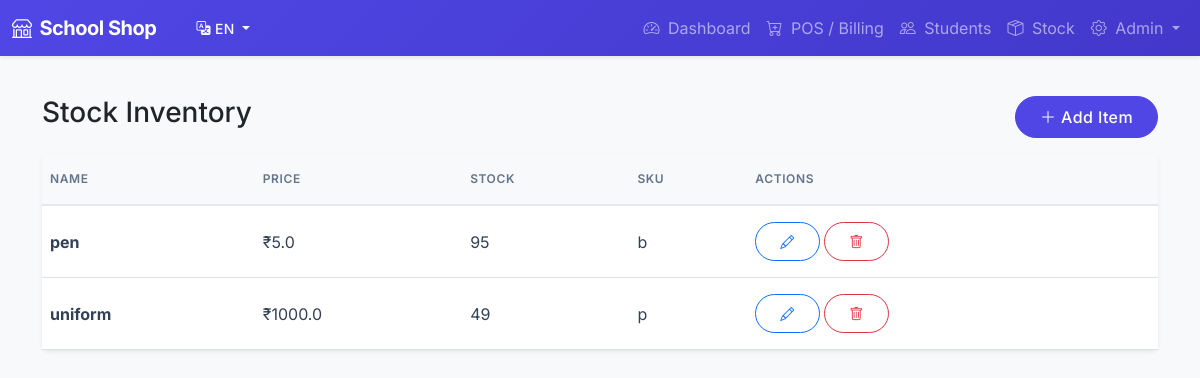
The page /stock/ (signed in) on the database its author committed.
### app/models.py (models this page shows)
class Item(db.Model):
    __tablename__ = 'items'
    id = db.Column(db.Integer, primary_key=True)
    name = db.Column(db.String(100), nullable=False)
    sku = db.Column(db.String(50), unique=True)
    price = db.Column(db.Float, nullable=False)
    stock_quantity = db.Column(db.Integer, default=0)
    low_stock_threshold = db.Column(db.Integer, default=10)
    created_at = db.Column(db.DateTime, default=datetime.utcnow)

### app/routes/stock.py (the view)
@stock_bp.route('/')
@admin_required
def list_stock():
    items = Item.query.all()
    return render_template('stock/list.html', items=items)

### app/models.py (called while the page is built)
@login_manager.user_loader
def load_user(user_id):
    user_type = session.get('user_type')
    if user_type == 'student':
        return Student.query.get(int(user_id))
    elif user_type == 'admin':
        return User.query.get(int(user_id))
    return None

### app/templates/stock/list.html (shortened to what this page needs)
{% extends "base.html" %}
{% block content %}
<div class="d-flex justify-content-between align-items-center mb-3">
    <h3>Stock Inventory</h3>
    <button class="btn btn-primary" data-bs-toggle="modal" data-bs-target="#addItemModal"><i class="bi bi-plus-lg"></i>
        Add Item</button>
</div>
<div class="card border-0 shadow-sm">
    <div class="card-body p-0">
        <div class="table-responsive">
            <table class="table table-hover align-middle mb-0">
                <thead class="table-light">
                    <tr>
                        <th>Name</th>
                        <th>Price</th>
                        <th>Stock</th>
                        <th>SKU</th>
                        <th>Actions</th>
                    </tr>
                </thead>
                <tbody>
                    {% for item in items %}
                    <tr class="{{ 'table-danger' if item.stock_quantity <= item.low_stock_threshold else '' }}">
                        <td class="fw-bold">{{ item.name }}</td>
                        <td>₹{{ item.price }}</td>
                        <td>
                            {{ item.stock_quantity }}
                        </td>
                        <td>{{ item.sku or '-' }}</td>
                        <td>
                            <button class="btn btn-sm btn-outline-primary" data-bs-toggle="modal"
                                data-bs-target="#editItemModal{{ item.id }}"><i class="bi bi-pencil"></i></button>
                            <a href="{{ url_for('stock.delete_item', id=item.id) }}"
                                class="btn btn-sm btn-outline-danger" onclick="return confirm('Are you sure?')"><i
                                    class="bi bi-trash"></i></a>
                        </td>
                    </tr>
                    {% endfor %}
                </tbody>
            </table>
        </div>
    </div>
</div>
{% endblock %}

### app/static/css/style.css (style rules this page uses)
:root { --primary: #4f46e5; --primary-hover: #4338ca; --secondary: #64748b; --success: #10b981; --danger: #ef4444; --warning: #f59e0b; --info: #3b82f6; --light: #f8fafc; --dark: #1e293b; --body-bg: #f1f5f9; --card-bg: #ffffff; --shadow-sm: 0 1px 2px 0 rgb(0 0 0 / 0.05); --shadow: 0 4px 6px -1px rgb(0 0 0 / 0.1), 0 2px 4px -2px rgb(0 0 0 / 0.1); --shadow-md: 0 10px 15px -3px rgb(0 0 0 / 0.1), 0 4px 6px -4px rgb(0 0 0 / 0.1); --shadow-lg: 0 20px 25px -5px rgb(0 0 0 / 0.1), 0 8px 10px -6px rgb(0 0 0 / 0.1); --font-family: 'Inter', system-ui, -apple-system, sans-serif; }
body { font-family: var(--font-family); background-color: var(--body-bg); color: var(--dark); -webkit-font-smoothing: antialiased; }
.card { border: none; background: var(--card-bg); box-shadow: var(--shadow); transition: transform 0.2s, box-shadow 0.2s; }
.btn { border-radius: 9999px; padding: 0.5rem 1.5rem; font-weight: 500; transition: all 0.2s; letter-spacing: 0.025em; }
.btn-primary { background-color: var(--primary); border-color: var(--primary); }
.table thead th { font-weight: 600; text-transform: uppercase; font-size: 0.75rem; letter-spacing: 0.05em; color: var(--secondary); border-bottom: 2px solid #e2e8f0; padding-top: 1rem; padding-bottom: 1rem; }
.table tbody td { vertical-align: middle; padding-top: 1rem; padding-bottom: 1rem; color: #334155; }

### rows shown on the page
Item: name "pen", price "5.0", stock_quantity "95", sku "b"
Item: name "uniform", price "1000.0", stock_quantity "49", sku "p"

### other values the page prints
{{ 'EN' if lang=='en' else 'GU' }} "EN"
{{ get_text('dashboard') }} "Dashboard"
{{ get_text('pos') }} "POS / Billing"
{{ get_text('students') }} "Students"
{{ get_text('stock') }} "Stock"
